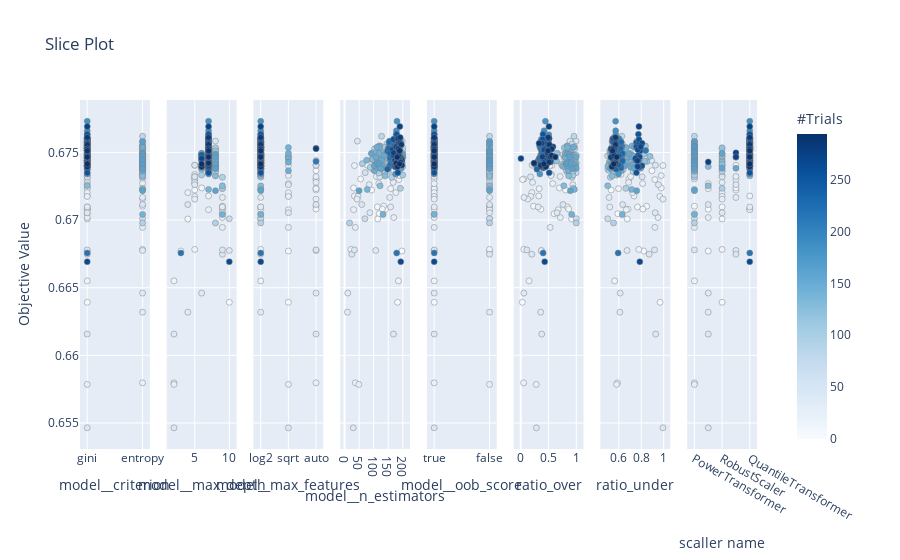

Notebook code for this chart:
### Code cell
# Visualize individual hyperparameters as slice plot.
optuna.visualization.plot_slice(study)

### Figure 1 — Plotly figure (JSON) as saved in the notebook; plotly's stock layout.template omitted (floating-point values rounded to 4 significant figures; data arrays with more than 128 entries replaced by an {"elided": "..."} marker saying what was removed)
{"data": [{"marker": {"color": {"elided": "295 int values"}, "colorbar": {"title": {"text": "#Trials"}, "x": 1, "xpad": 40, "y": 0.5}, "colorscale": [[0, "rgb(247,251,255)"], [0.125, "rgb(222,235,247)"], [0.25, "rgb(198,219,239)"], [0.375, "rgb(158,202,225)"], [0.5, "rgb(107,174,214)"], [0.625, "rgb(66,146,198)"], [0.75, "rgb(33,113,181)"], [0.875, "rgb(8,81,156)"], [1, "rgb(8,48,107)"]], "line": {"color": "Grey", "width": 0.5}, "showscale": true}, "mode": "markers", "showlegend": false, "type": "scatter", "x": {"elided": "295 str values"}, "xaxis": "x", "y": {"elided": "295 float values"}, "yaxis": "y"}, {"marker": {"color": {"elided": "295 int values"}, "colorbar": {"title": {"text": "#Trials"}, "x": 1, "xpad": 40}, "colorscale": [[0, "rgb(247,251,255)"], [0.125, "rgb(222,235,247)"], [0.25, "rgb(198,219,239)"], [0.375, "rgb(158,202,225)"], [0.5, "rgb(107,174,214)"], [0.625, "rgb(66,146,198)"], [0.75, "rgb(33,113,181)"], [0.875, "rgb(8,81,156)"], [1, "rgb(8,48,107)"]], "line": {"color": "Grey", "width": 0.5}, "showscale": false}, "mode": "markers", "showlegend": false, "type": "scatter", "x": {"elided": "295 int values"}, "xaxis": "x2", "y": {"elided": "295 float values"}, "yaxis": "y2"}, {"marker": {"color": {"elided": "295 int values"}, "colorbar": {"title": {"text": "#Trials"}, "x": 1, "xpad": 40}, "colorscale": [[0, "rgb(247,251,255)"], [0.125, "rgb(222,235,247)"], [0.25, "rgb(198,219,239)"], [0.375, "rgb(158,202,225)"], [0.5, "rgb(107,174,214)"], [0.625, "rgb(66,146,198)"], [0.75, "rgb(33,113,181)"], [0.875, "rgb(8,81,156)"], [1, "rgb(8,48,107)"]], "line": {"color": "Grey", "width": 0.5}, "showscale": false}, "mode": "markers", "showlegend": false, "type": "scatter", "x": {"elided": "295 str values"}, "xaxis": "x3", "y": {"elided": "295 float values"}, "yaxis": "y3"}, {"marker": {"color": {"elided": "295 int values"}, "colorbar": {"title": {"text": "#Trials"}, "x": 1, "xpad": 40}, "colorscale": [[0, "rgb(247,251,255)"], [0.125, "rgb(222,235,247)"], [0.25, "rgb(198,219,239)"], [0.375, "rgb(158,202,225)"], [0.5, "rgb(107,174,214)"], [0.625, "rgb(66,146,198)"], [0.75, "rgb(33,113,181)"], [0.875, "rgb(8,81,156)"], [1, "rgb(8,48,107)"]], "line": {"color": "Grey", "width": 0.5}, "showscale": false}, "mode": "markers", "showlegend": false, "type": "scatter", "x": {"elided": "295 int values"}, "xaxis": "x4", "y": {"elided": "295 float values"}, "yaxis": "y4"}, {"marker": {"color": {"elided": "295 int values"}, "colorbar": {"title": {"text": "#Trials"}, "x": 1, "xpad": 40}, "colorscale": [[0, "rgb(247,251,255)"], [0.125, "rgb(222,235,247)"], [0.25, "rgb(198,219,239)"], [0.375, "rgb(158,202,225)"], [0.5, "rgb(107,174,214)"], [0.625, "rgb(66,146,198)"], [0.75, "rgb(33,113,181)"], [0.875, "rgb(8,81,156)"], [1, "rgb(8,48,107)"]], "line": {"color": "Grey", "width": 0.5}, "showscale": false}, "mode": "markers", "showlegend": false, "type": "scatter", "x": {"elided": "295 bool values"}, "xaxis": "x5", "y": {"elided": "295 float values"}, "yaxis": "y5"}, {"marker": {"color": {"elided": "295 int values"}, "colorbar": {"title": {"text": "#Trials"}, "x": 1, "xpad": 40}, "colorscale": [[0, "rgb(247,251,255)"], [0.125, "rgb(222,235,247)"], [0.25, "rgb(198,219,239)"], [0.375, "rgb(158,202,225)"], [0.5, "rgb(107,174,214)"], [0.625, "rgb(66,146,198)"], [0.75, "rgb(33,113,181)"], [0.875, "rgb(8,81,156)"], [1, "rgb(8,48,107)"]], "line": {"color": "Grey", "width": 0.5}, "showscale": false}, "mode": "markers", "showlegend": false, "type": "scatter", "x": {"elided": "295 float values"}, "xaxis": "x6", "y": {"elided": "295 float values"}, "yaxis": "y6"}, {"marker": {"color": {"elided": "295 int values"}, "colorbar": {"title": {"text": "#Trials"}, "x": 1, "xpad": 40}, "colorscale": [[0, "rgb(247,251,255)"], [0.125, "rgb(222,235,247)"], [0.25, "rgb(198,219,239)"], [0.375, "rgb(158,202,225)"], [0.5, "rgb(107,174,214)"], [0.625, "rgb(66,146,198)"], [0.75, "rgb(33,113,181)"], [0.875, "rgb(8,81,156)"], [1, "rgb(8,48,107)"]], "line": {"color": "Grey", "width": 0.5}, "showscale": false}, "mode": "markers", "showlegend": false, "type": "scatter", "x": {"elided": "295 float values"}, "xaxis": "x7", "y": {"elided": "295 float values"}, "yaxis": "y7"}, {"marker": {"color": {"elided": "295 int values"}, "colorbar": {"title": {"text": "#Trials"}, "x": 1, "xpad": 40}, "colorscale": [[0, "rgb(247,251,255)"], [0.125, "rgb(222,235,247)"], [0.25, "rgb(198,219,239)"], [0.375, "rgb(158,202,225)"], [0.5, "rgb(107,174,214)"], [0.625, "rgb(66,146,198)"], [0.75, "rgb(33,113,181)"], [0.875, "rgb(8,81,156)"], [1, "rgb(8,48,107)"]], "line": {"color": "Grey", "width": 0.5}, "showscale": false}, "mode": "markers", "showlegend": false, "type": "scatter", "x": {"elided": "295 str values"}, "xaxis": "x8", "y": {"elided": "295 float values"}, "yaxis": "y8"}], "layout": {"autosize": true, "title": {"text": "Slice Plot"}, "xaxis": {"anchor": "y", "autorange": true, "domain": [0, 0.1031], "range": [-0.2012, 1.201], "title": {"text": "model__criterion"}, "type": "category"}, "xaxis2": {"anchor": "y2", "autorange": true, "domain": [0.1281, 0.2312], "range": [0.3902, 11.61], "title": {"text": "model__max_depth"}, "type": "linear"}, "xaxis3": {"anchor": "y3", "autorange": true, "domain": [0.2562, 0.3594], "range": [-0.4024, 2.402], "title": {"text": "model__max_features"}, "type": "category"}, "xaxis4": {"anchor": "y4", "autorange": true, "domain": [0.3844, 0.4875], "range": [-28.23, 238.2], "title": {"text": "model__n_estimators"}, "type": "linear"}, "xaxis5": {"anchor": "y5", "autorange": true, "domain": [0.5125, 0.6156], "range": [-0.2012, 1.201], "title": {"text": "model__oob_score"}, "type": "category"}, "xaxis6": {"anchor": "y6", "autorange": true, "domain": [0.6406, 0.7438], "range": [-0.196, 1.2], "title": {"text": "ratio_over"}, "type": "linear"}, "xaxis7": {"anchor": "y7", "autorange": true, "domain": [0.7688, 0.8719], "range": [0.4014, 1.094], "title": {"text": "ratio_under"}, "type": "linear"}, "xaxis8": {"anchor": "y8", "autorange": true, "domain": [0.8969, 1], "range": [-0.8049, 4.805], "title": {"text": "scaller name"}, "type": "category"}, "yaxis": {"anchor": "x", "autorange": true, "domain": [0, 1], "range": [0.6521, 0.6798], "title": {"text": "Objective Value"}, "type": "linear"}, "yaxis2": {"anchor": "x2", "autorange": true, "domain": [0, 1], "matches": "y", "range": [0.6521, 0.6798], "showticklabels": false, "type": "linear"}, "yaxis3": {"anchor": "x3", "autorange": true, "domain": [0, 1], "matches": "y", "range": [0.6521, 0.6798], "showticklabels": false, "type": "linear"}, "yaxis4": {"anchor": "x4", "autorange": true, "domain": [0, 1], "matches": "y", "range": [0.6521, 0.6798], "showticklabels": false, "type": "linear"}, "yaxis5": {"anchor": "x5", "autorange": true, "domain": [0, 1], "matches": "y", "range": [0.6521, 0.6798], "showticklabels": false, "type": "linear"}, "yaxis6": {"anchor": "x6", "autorange": true, "domain": [0, 1], "matches": "y", "range": [0.6521, 0.6798], "showticklabels": false, "type": "linear"}, "yaxis7": {"anchor": "x7", "autorange": true, "domain": [0, 1], "matches": "y", "range": [0.6521, 0.6798], "showticklabels": false, "type": "linear"}, "yaxis8": {"anchor": "x8", "autorange": true, "domain": [0, 1], "matches": "y", "range": [0.6521, 0.6798], "showticklabels": false, "type": "linear"}}}
